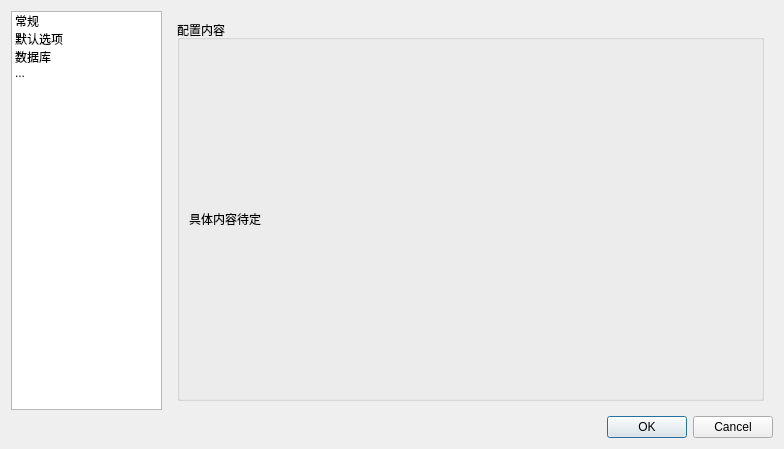
<?xml version="1.0" encoding="UTF-8"?>
<ui version="4.0">
 <class>Dialog</class>
 <widget class="QDialog" name="Dialog">
  <property name="geometry">
   <rect>
    <x>0</x>
    <y>0</y>
    <width>784</width>
    <height>449</height>
   </rect>
  </property>
  <property name="windowTitle">
   <string>系统配置</string>
  </property>
  <layout class="QVBoxLayout" name="verticalLayout">
   <item>
    <layout class="QHBoxLayout" name="horizontalLayout_3" stretch="2,8">
     <item>
      <widget class="QListWidget" name="listWidget">
       <item>
        <property name="text">
         <string>常规</string>
        </property>
       </item>
       <item>
        <property name="text">
         <string>默认选项</string>
        </property>
       </item>
       <item>
        <property name="text">
         <string>数据库</string>
        </property>
       </item>
       <item>
        <property name="text">
         <string>...</string>
        </property>
       </item>
      </widget>
     </item>
     <item>
      <widget class="QStackedWidget" name="stackedWidget">
       <property name="currentIndex">
        <number>0</number>
       </property>
       <widget class="QWidget" name="page">
        <layout class="QHBoxLayout" name="horizontalLayout_2">
         <item>
          <widget class="QGroupBox" name="groupBox">
           <property name="title">
            <string>配置内容</string>
           </property>
           <layout class="QHBoxLayout" name="horizontalLayout">
            <item>
             <widget class="QLabel" name="label">
              <property name="text">
               <string>具体内容待定</string>
              </property>
             </widget>
            </item>
           </layout>
          </widget>
         </item>
        </layout>
       </widget>
       <widget class="QWidget" name="page_2"/>
      </widget>
     </item>
    </layout>
   </item>
   <item>
    <widget class="QDialogButtonBox" name="buttonBox">
     <property name="orientation">
      <enum>Qt::Horizontal</enum>
     </property>
     <property name="standardButtons">
      <set>QDialogButtonBox::Cancel|QDialogButtonBox::Ok</set>
     </property>
    </widget>
   </item>
  </layout>
 </widget>
 <resources/>
 <connections>
  <connection>
   <sender>buttonBox</sender>
   <signal>accepted()</signal>
   <receiver>Dialog</receiver>
   <slot>accept()</slot>
   <hints>
    <hint type="sourcelabel">
     <x>248</x>
     <y>254</y>
    </hint>
    <hint type="destinationlabel">
     <x>157</x>
     <y>274</y>
    </hint>
   </hints>
  </connection>
  <connection>
   <sender>buttonBox</sender>
   <signal>rejected()</signal>
   <receiver>Dialog</receiver>
   <slot>reject()</slot>
   <hints>
    <hint type="sourcelabel">
     <x>316</x>
     <y>260</y>
    </hint>
    <hint type="destinationlabel">
     <x>286</x>
     <y>274</y>
    </hint>
   </hints>
  </connection>
 </connections>
</ui>
